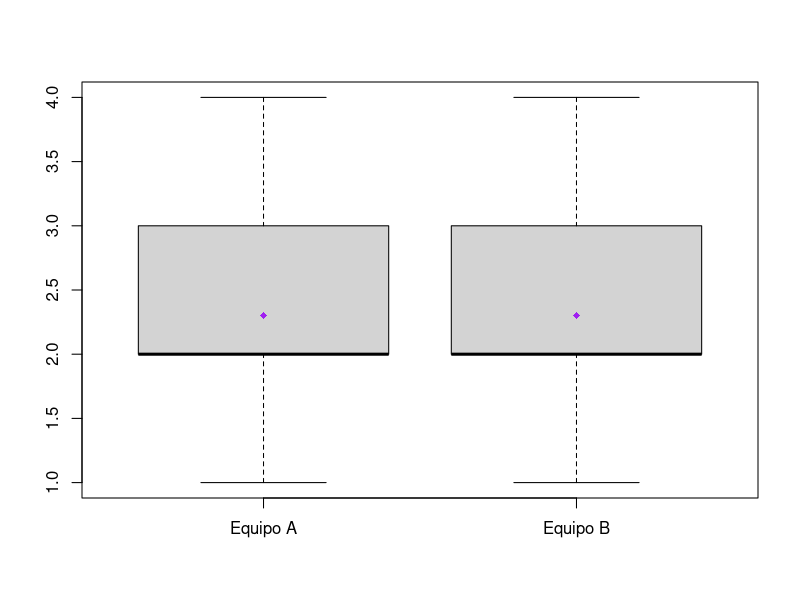
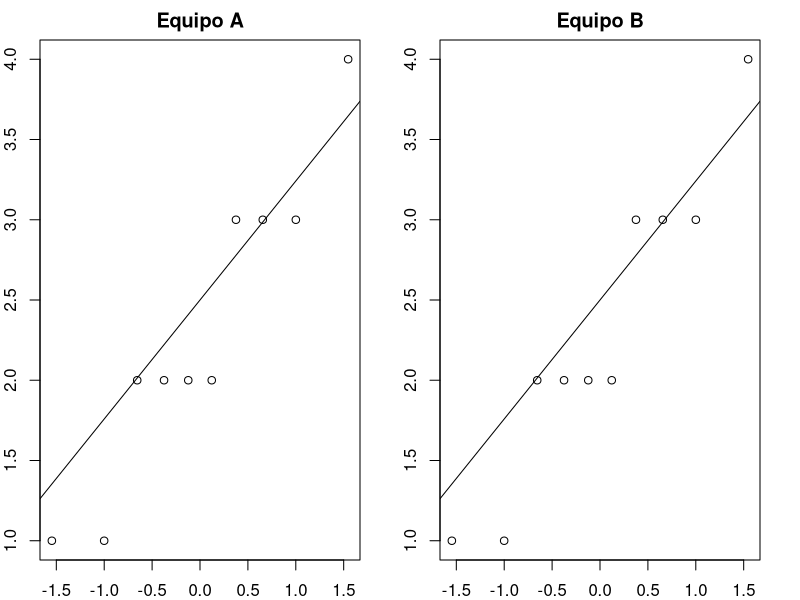

The R source for these figures, in order:

# Datos
equipoA <- c(2, 3, 1, 4, 2, 3, 2, 1, 3, 2)
equipoB <- c(3, 2, 1, 3, 2, 2, 4, 2, 3, 1)

# Prueba t para muestras independientes (varianzas iguales por defecto)
t.test(equipoA, equipoB, var.equal = TRUE)


boxplot(equipoA, equipoB, names = c("Equipo A", "Equipo B"))
medias <- c(mean(equipoA), mean(equipoB))
points(medias, pch = 18, col = "purple")


par(mar = c(2, 2, 2, 2))
par(mfrow = c(1, 2))  # Mostrar dos gráficos lado a lado

qqnorm(equipoA, xlab = "", ylab = "", main = "Equipo A")
qqline(equipoA)

qqnorm(equipoB, xlab = "", ylab = "", main = "Equipo B")
qqline(equipoB)

